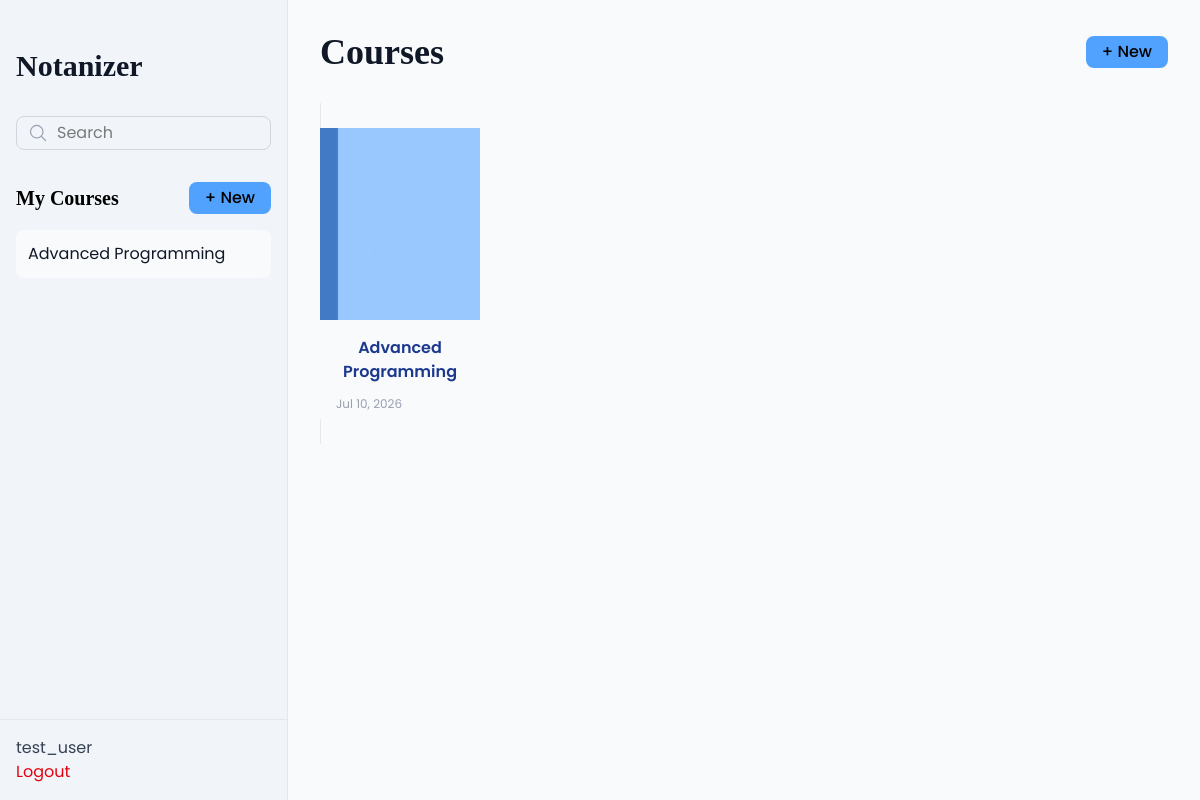
Screenshot of / (signed in) with the database file from the repository.
### Notanizer/models.py (models this page shows, shortened)
class Course(models.Model):
    title = models.CharField(max_length=100)
    description = models.TextField(blank=True, null=True)
    author = models.ForeignKey(User, on_delete=models.CASCADE)
    created = models.DateTimeField(auto_now_add=True)

class User(AbstractUser):
    pass

### Notanizer/views.py (the view)
# urls.py: path('', views.home, name='home'),
@login_required
def home(request):
    courses = Course.objects.order_by('-created')
    return render(request, 'courses/list.html', {'courses': courses})

### templates/courses/list.html (shortened to what this page needs)
{% extends 'base.html'%}
{% load static %}
{% block content %}
<div class="max-w-4xl">
    <div class="flex items-center justify-between mb-8 gap-4">
        <h1 class="text-4xl font-bold text-gray-900">Courses</h1>
        <a href="{% url 'create_course' %}" class="bg-blue-400 hover:bg-blue-500 text-black rounded-lg block text-center font-medium px-4 py-1 h-fit ml-auto">
            + New
        </a>
    </div>
    {% if courses %}
        <div class="grid grid-cols-2 md:grid-cols-4 lg:grid-cols-5 gap-3 mb-8">
            {% for course in courses %}
                <div class="relative group">
                    <a href="{% url 'course_detail' course.id %}" class="course-card bg-white rounded-lg border border-gray-200 overflow-hidden mt-4">
                        <img src="{% static 'covers/Course.jpg'%}" alt="{{ course.title }}" class="w-full h-48 object-cover">
                        <p class="mt-4 font-semibold text-blue-900 text-center px-2">{{ course.title }}</p>
                        <div class="flex justify-between items-center text-sm text-gray-500">
                            <p class="mt-3 text-xs text-center text-gray-400 mb-2 ml-4">{{ course.created|date:"M d, Y" }}</p>
                        </div>
                    </a>
                </div>
            {% endfor %}
        </div>
    {% else %}
            <p class="text-gray-600 p-12 mb-6">No courses yet.Tap <span class="sont-bold">New</span> to create one!</p>
    {% endif %}
</div>
{% endblock %}

### templates/base.html (shortened to what this page needs)
{% load static %}
<!DOCTYPE html>
<html lang="en">
    <head>
        <link rel="stylesheet" href="{% static 'style.css' %}" />
        <link rel="stylesheet" href="{% static 'output.css' %}" />
    </head>
    <body class="bg-slate-50 m-0">
        <div class="flex h-screen w-screen">
            <aside class="bg-slate-100 w-72 border-r border-gray-200 flex flex-col">
                <div class="flex-1 overflow-y-auto min-h-0 p-4">
                    <h1 class="text-3xl text-gray-900 font-bold mr-auto py-8">Notanizer</h1>
                    <div class="relative mb-6">
                        <input type="text" placeholder="Search"
                        class="w-full px-4 py-1 pl-10 pr-4 border border-gray-300 rounded-lg focus:outline-none focus:ring-1 focus:ring-blue-400">
                    </div>
                    <div class="flex items-center justify-between mt-8 w-full">
                        <h1 class="text-xl font-semibold justify-start">My Courses</h1>
                        <a href="{% url 'create_course' %}" class="bg-blue-400 hover:bg-blue-500 text-black rounded-lg block text-center font-medium px-4 py-1 ml-auto">
                            + New
                        </a>
                    </div>
                    <div class="mt-4 space-y-4 justify-between overflow-y-auto">
                        {% for course in courses %}
                            <div class="course-header bg-gray-50 flex items-center justify-between p-3 rounded-lg">
                                <a href="{% url 'course_detail' course.id %}" class="text-gray-900 hover:text-blue-700">
                                    {{ course.title }}
                                </a>
                            </div>
                        {% empty %}
                        <p class="text-center text-gray-400 py-8">
                            No courses yet
                        </p>
                        {% endfor %}
                    </div>
                </div>
                <div class="border-t border-gray-200 p-4 mt-auto">
                    <span class="block text-gray-700">
                        {{ request.user.username }}
                    </span>
                    <form action="{% url 'logout' %}" method="POST">
                        <button type="submit" class="bg-transparent border-none text-red-600 hover:text-red-700 p-0">
                            Logout
                        </button>
                    </form>
                </div>
            </aside>
            <main id="main-content" class="flex-1 bg-slate-50 min-w-0 p-8">
            {% block content %}
            {% endblock %}
            </main>
            </div>
    </body>
</html>

### static/style.css (style rules this page uses)
.course-header { transition: background-color 0.3s ease; }
.course-card { transition: transform 0.2s ease-out, box-shadow 0.2s ease-out, border-color 0.2s ease-out; }

### rows the page displays
Course: title "Advanced Programming", created "Jul 10, 2026"
User: user.username "test_user"
